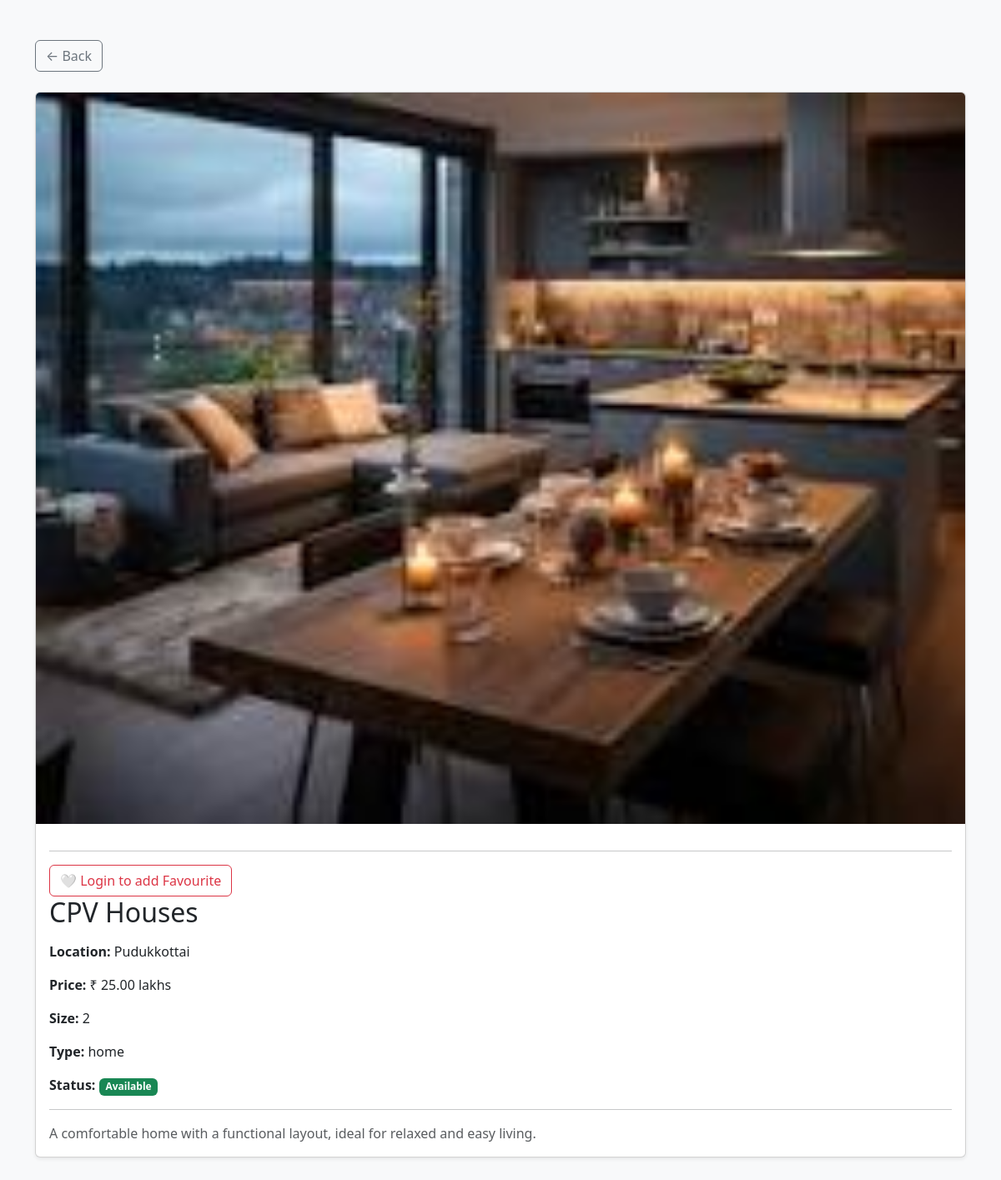
The app's page /property/10/ with its own data.
### real_estate/models.py (models this page shows, shortened)
class Property(models.Model):
    class PropertyType(models.TextChoices):
        HOME = "home", "Home"
        APARTMENT = "apartment", "Apartment"
    name = models.CharField(max_length=100)
    location = models.CharField(max_length=255)
    price = models.DecimalField(
        max_digits=10,
        decimal_places=2,
        validators=[MinValueValidator(0)],
        db_index=True,
    )
    size = models.PositiveIntegerField(help_text="Size in square feet")
    image = models.ImageField(upload_to="properties/", blank=True, null=True)
    property_type = models.CharField(
        max_length=20,
        choices=PropertyType.choices,
        default=PropertyType.HOME,
        db_index=True,
    )
    is_available = models.BooleanField(default=True)
    description = models.TextField(blank=True)
    time_added = models.DateTimeField(auto_now_add=True)
    class Meta:
        ordering = ["-time_added"]

### real_estate/views.py (the view)
# urls.py: path("property/<int:pk>/", views.property_detail, name="property_detail"),
def property_detail(request, pk):
    prop = get_object_or_404(Property, pk=pk)
    is_favourite = False
    if request.user.is_authenticated:
        is_favourite = Favourite.objects.filter(
            user=request.user, property=prop
        ).exists()
    return render(
        request,
        "property_detail.html",
        {
            "property": prop,
            "is_favourite": is_favourite,
        },
    )

### real_estate/templates/property_detail.html (shortened to what this page needs)
<!doctype html>
<html lang="en">
  <head>
    <link
      href="https://cdn.jsdelivr.net/npm/bootstrap@5.3.2/dist/css/bootstrap.min.css"
      rel="stylesheet"
    />
  </head>
  <body class="bg-light">
    <div class="container my-5">
      <a href="{% url 'index' %}" class="btn btn-outline-secondary mb-4">
        ← Back
      </a>
      <div class="card shadow-sm">
        {% if property.image %}
        <img
          src="{{ property.image.url }}"
          class="card-img-top img-fluid"
          alt="Image of {{ property.name }}"
        />
        {% endif %}
        <div class="card-body">
          <hr />
          {% if user.is_authenticated %}
          <a
            href="{% url 'toggle_favourite' property.pk %}"
            class="btn {% if is_favourite %}btn-danger{% else %}btn-outline-danger{% endif %}"
          >
            {% if is_favourite %} ❤️ Remove from Favourite {% else %} 🤍 Add to
            Favourite {% endif %}
          </a>
          {% else %}
          <a
            href="{% url 'login' %}?next={{ request.path }}"
            class="btn btn-outline-danger"
          >
            🤍 Login to add Favourite
          </a>
          {% endif %}
          <h2 class="card-title mb-3">{{ property.name }}</h2>
          <p class="card-text">
            <strong>Location:</strong> {{ property.location }}
          </p>
          <p class="card-text">
            <strong>Price:</strong> ₹ {{ property.price }} lakhs
          </p>
          <p class="card-text"><strong>Size:</strong> {{ property.size }}</p>
          <p class="card-text">
            <strong>Type:</strong> {{ property.property_type }}
          </p>
          <p class="card-text">
            <strong>Status:</strong>
            {% if property.is_available %}
            <span class="badge bg-success">Available</span>
            {% else %}
            <span class="badge bg-danger">Not Available</span>
            {% endif %}
          </p>
          <hr />
          <p class="card-text text-muted">{{ property.description }}</p>
        </div>
      </div>
    </div>
  </body>
</html>

### records on screen
Property: image (picture), name "CPV Houses", location "Pudukkottai", price "25.00", size "2", property_type "home", description "A comfortable home with a functional layout, ideal for relaxed and easy living."
